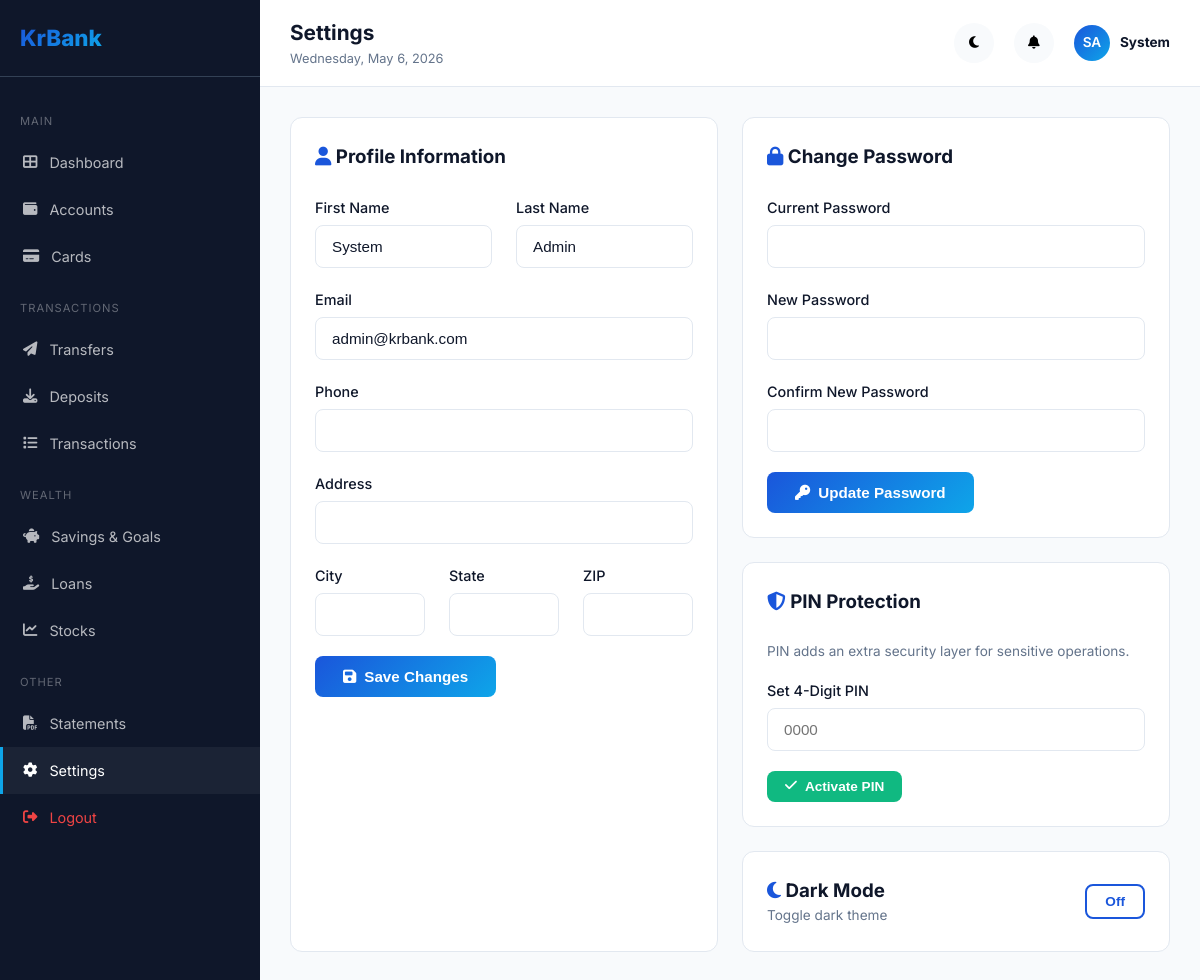
The page /settings.php (signed in) on the database its author committed.
### tables this page shows
CREATE TABLE IF NOT EXISTS users (
    id INT AUTO_INCREMENT PRIMARY KEY,
    uuid VARCHAR(36) NOT NULL UNIQUE,
    first_name VARCHAR(100) NOT NULL,
    last_name VARCHAR(100) NOT NULL,
    email VARCHAR(255) NOT NULL UNIQUE,
    phone VARCHAR(20) DEFAULT NULL,
    password_hash VARCHAR(255) NOT NULL,
    pin VARCHAR(255) DEFAULT NULL,
    pin_active TINYINT(1) DEFAULT 0,
    role ENUM('user', 'admin') DEFAULT 'user',
    status ENUM('active', 'suspended', 'pending', 'locked') DEFAULT 'pending',
    email_verified TINYINT(1) DEFAULT 0,
    verification_token VARCHAR(64) DEFAULT NULL,
    reset_token VARCHAR(64) DEFAULT NULL,
    reset_expires DATETIME DEFAULT NULL,
    profile_photo VARCHAR(255) DEFAULT NULL,
    address_line1 VARCHAR(255) DEFAULT NULL,
    address_line2 VARCHAR(255) DEFAULT NULL,
    city VARCHAR(100) DEFAULT NULL,
    state VARCHAR(100) DEFAULT NULL,
    zip_code VARCHAR(20) DEFAULT NULL,
    country VARCHAR(100) DEFAULT 'United States',
    date_of_birth DATE DEFAULT NULL,
    ssn_last4 VARCHAR(4) DEFAULT NULL,
    two_factor_enabled TINYINT(1) DEFAULT 0,
    two_factor_secret VARCHAR(255) DEFAULT NULL,
    login_attempts INT DEFAULT 0,
    locked_until DATETIME DEFAULT NULL,
    last_login DATETIME DEFAULT NULL,
    dark_mode TINYINT(1) DEFAULT 0,
    notification_email TINYINT(1) DEFAULT 1,
    notification_sms TINYINT(1) DEFAULT 0,
    created_at DATETIME DEFAULT CURRENT_TIMESTAMP,
    updated_at DATETIME DEFAULT CURRENT_TIMESTAMP ON UPDATE CURRENT_TIMESTAMP,
    INDEX idx_email (email),
    INDEX idx_status (status),
    INDEX idx_role (role)
);

### init.php (called while the page is built, shortened)
<?php
require_once __DIR__ . '/config/database.php';
spl_autoload_register(function ($class) {
    $paths = [MODELS_PATH, CONTROLLERS_PATH];
    foreach ($paths as $path) {
        $file = $path . '/' . $class . '.php';
        if (file_exists($file)) {
            return;
        }
    }
});
function currentUserId(): ?int {
    return $_SESSION['user_id'] ?? null;
}
function sanitize(string $input): string {
    return htmlspecialchars(trim($input), ENT_QUOTES, 'UTF-8');
}

### config/database.php (called while the page is built, shortened)
<?php
class Database {
    private static ?PDO $instance = null;
    public static function getInstance(): PDO {
        if (self::$instance === null) {
            $dsn = "mysql:host=" . DB_HOST . ";dbname=" . DB_NAME . ";charset=" . DB_CHARSET;
            $options = [
                PDO::ATTR_ERRMODE            => PDO::ERRMODE_EXCEPTION,
                PDO::ATTR_DEFAULT_FETCH_MODE => PDO::FETCH_ASSOC,
                PDO::ATTR_EMULATE_PREPARES   => false,
                PDO::MYSQL_ATTR_FOUND_ROWS   => true,
            ];
            try {
                self::$instance = new PDO($dsn, DB_USER, DB_PASS, $options);
            } catch (PDOException $e) {
                error_log("Database connection failed: " . $e->getMessage());
                die("Database connection error. Please try again later.");
            }
        }
        return self::$instance;
    }
}

### models/UserModel.php (called while the page is built, shortened)
<?php
class UserModel {
    private PDO $db;
    public function __construct() {
        $this->db = Database::getInstance();
    }
    public function findById(int $id): ?array {
        $stmt = $this->db->prepare("SELECT * FROM users WHERE id = ?");
        $stmt->execute([$id]);
        return $stmt->fetch() ?: null;
    }
}

### settings.php (the view, shortened to what this page needs)
<?php $pageTitle='Settings'; require_once __DIR__.'/views/header.php';
$userModel=new UserModel();
$userData=$userModel->findById(currentUserId());
?>
<div class="grid grid-2" style="gap:24px">
<div class="card">
<h3 class="mb-3"><i class="fas fa-user text-primary"></i> Profile Information</h3>
<form method="POST"><?=csrfField()?><input type="hidden" name="action" value="profile">
<div class="grid grid-2">
<div class="form-group"><label>First Name</label><input type="text" name="first_name" required value="<?=sanitize($userData['first_name'])?>"></div>
<div class="form-group"><label>Last Name</label><input type="text" name="last_name" required value="<?=sanitize($userData['last_name'])?>"></div>
</div>
<div class="form-group"><label>Email</label><input type="email" value="<?=sanitize($userData['email'])?>" disabled></div>
<div class="form-group"><label>Phone</label><input type="tel" name="phone" value="<?=sanitize($userData['phone']??'')?>"></div>
<div class="form-group"><label>Address</label><input type="text" name="address_line1" value="<?=sanitize($userData['address_line1']??'')?>"></div>
<div class="grid grid-3">
<div class="form-group"><label>City</label><input type="text" name="city" value="<?=sanitize($userData['city']??'')?>"></div>
<div class="form-group"><label>State</label><input type="text" name="state" value="<?=sanitize($userData['state']??'')?>"></div>
<div class="form-group"><label>ZIP</label><input type="text" name="zip_code" value="<?=sanitize($userData['zip_code']??'')?>"></div>
</div>
<button type="submit" class="btn btn-primary"><i class="fas fa-save"></i> Save Changes</button>
</form></div>
<div>
<div class="card mb-3">
<h3 class="mb-3"><i class="fas fa-lock text-primary"></i> Change Password</h3>
<form method="POST"><?=csrfField()?><input type="hidden" name="action" value="password">
<div class="form-group"><label>Current Password</label><input type="password" name="current_password" required></div>
<div class="form-group"><label>New Password</label><input type="password" name="new_password" required></div>
<div class="form-group"><label>Confirm New Password</label><input type="password" name="confirm_password" required></div>
<button type="submit" class="btn btn-primary"><i class="fas fa-key"></i> Update Password</button>
</form></div>
<div class="card mb-3">
<h3 class="mb-3"><i class="fas fa-shield-halved text-primary"></i> PIN Protection</h3>
<p class="text-muted mb-2" style="font-size:0.85rem">PIN adds an extra security layer for sensitive operations.</p>
<?php if($userData['pin_active']):?>
<p class="mb-2"><span class="badge badge-success">PIN Active</span></p>
<form method="POST"><?=csrfField()?><input type="hidden" name="action" value="pin_deactivate">
<button type="submit" class="btn btn-sm btn-danger" onclick="return confirm('Deactivate PIN?')"><i class="fas fa-times"></i> Deactivate PIN</button></form>
<?php else:?>
<form method="POST"><?=csrfField()?><input type="hidden" name="action" value="pin_activate">
<div class="form-group"><label>Set 4-Digit PIN</label><input type="password" name="pin" maxlength="4" pattern="\d{4}" required placeholder="0000"></div>
<button type="submit" class="btn btn-sm btn-success"><i class="fas fa-check"></i> Activate PIN</button></form>
<?php endif;?></div>
<div class="card">
<div class="flex-between"><div><h3><i class="fas fa-moon text-primary"></i> Dark Mode</h3><p class="text-muted" style="font-size:0.85rem">Toggle dark theme</p></div>
<form method="POST"><?=csrfField()?><input type="hidden" name="action" value="dark_mode">
<button type="submit" class="btn btn-sm <?=$userData['dark_mode']?'btn-success':'btn-outline'?>"><?=$userData['dark_mode']?'On':'Off'?></button></form>
</div></div>
</div>
</div>
<?php require_once __DIR__.'/views/footer.php';?>

### views/header.php (shortened to what this page needs)
<?php require_once __DIR__ . '/../init.php'; requireLogin();
$currentPage = basename($_SERVER['PHP_SELF'], '.php');
$user = (new UserModel())->findById(currentUserId());
$unread = (new NotificationModel())->getUnreadCount(currentUserId());
$darkClass = ($user['dark_mode'] ?? 0) ? 'dark' : '';
?>
<!DOCTYPE html><html lang="en"><head>
<link rel="stylesheet" href="https://cdnjs.cloudflare.com/ajax/libs/font-awesome/6.5.1/css/all.min.css">
<link rel="stylesheet" href="<?= APP_URL ?>/assets/css/style.css">
</head><body class="<?= $darkClass ?>">
<div class="app-layout">
<aside class="sidebar" id="sidebar">
<div class="sidebar-header"><a href="dashboard.php" class="sidebar-logo">KrBank</a></div>
<nav class="sidebar-nav">
<div class="nav-section">Main</div>
<a href="dashboard.php" class="<?= $currentPage==='dashboard'?'active':'' ?>"><i class="fas fa-th-large"></i> Dashboard</a>
<a href="accounts.php" class="<?= $currentPage==='accounts'?'active':'' ?>"><i class="fas fa-wallet"></i> Accounts</a>
<a href="cards.php" class="<?= $currentPage==='cards'?'active':'' ?>"><i class="fas fa-credit-card"></i> Cards</a>
<div class="nav-section">Transactions</div>
<a href="transfers.php" class="<?= $currentPage==='transfers'?'active':'' ?>"><i class="fas fa-paper-plane"></i> Transfers</a>
<a href="deposits.php" class="<?= $currentPage==='deposits'?'active':'' ?>"><i class="fas fa-download"></i> Deposits</a>
<a href="transactions.php" class="<?= $currentPage==='transactions'?'active':'' ?>"><i class="fas fa-list"></i> Transactions</a>
<div class="nav-section">Wealth</div>
<a href="investments.php" class="<?= $currentPage==='investments'?'active':'' ?>"><i class="fas fa-piggy-bank"></i> Savings & Goals</a>
<a href="loans.php" class="<?= $currentPage==='loans'?'active':'' ?>"><i class="fas fa-hand-holding-dollar"></i> Loans</a>
<a href="stocks.php" class="<?= $currentPage==='stocks'?'active':'' ?>"><i class="fas fa-chart-line"></i> Stocks</a>
<div class="nav-section">Other</div>
<a href="statements.php" class="<?= $currentPage==='statements'?'active':'' ?>"><i class="fas fa-file-pdf"></i> Statements</a>
<a href="settings.php" class="<?= $currentPage==='settings'?'active':'' ?>"><i class="fas fa-cog"></i> Settings</a>
<a href="logout.php" style="color:#ef4444"><i class="fas fa-sign-out-alt"></i> Logout</a>
</nav>
</aside>
<div class="main-content">
<div class="topbar">
<div class="topbar-left">
<div><h2><?= $pageTitle ?? 'Dashboard' ?></h2><p><?= date('l, F j, Y') ?></p></div>
</div>
<div class="topbar-right">
<button class="topbar-icon" onclick="document.body.classList.toggle('dark')" title="Toggle Dark Mode"><i class="fas fa-moon"></i></button>
<button class="topbar-icon" onclick="location.href='notifications.php'" title="Notifications"><i class="fas fa-bell"></i><?php if($unread>0):?><span class="notification-badge"><?=$unread?></span><?php endif;?></button>
<div class="user-menu" onclick="location.href='settings.php'">
<div class="user-avatar"><?= strtoupper(substr($user['first_name'],0,1).substr($user['last_name'],0,1)) ?></div>
<div style="font-size:0.85rem"><strong><?= sanitize($user['first_name']) ?></strong></div>
</div>
</div>
</div>
<div class="page-content">

### assets/css/style.css (style rules this page uses)
:root { --primary:#1a56db;--primary-dark:#1e40af;--primary-light:#3b82f6;--accent:#0ea5e9;--success:#10b981;--warning:#f59e0b;--danger:#ef4444;--dark:#0f172a;--dark-card:#1e293b;--dark-border:#334155;--light:#f8fafc;--light-card:#ffffff;--light-border:#e2e8f0;--text-dark:#0f172a;--text-light:#f8fafc;--text-muted:#64748b;--gradient:linear-gradient(135deg,#1a56db 0%,#0ea5e9 100%);--gradient-dark:linear-gradient(135deg,#0f172a 0%,#1e293b 100%);--shadow:0 4px 6px -1px rgb(0 0 0/0.1);--shadow-lg:0 20px 25px -5px rgb(0 0 0/0.1);--radius:12px;--radius-sm:8px;--radius-lg:16px;--transition:all 0.3s ease }
* { margin:0;padding:0;box-sizing:border-box }
body { font-family:'Inter',system-ui,-apple-system,sans-serif;background:var(--light);color:var(--text-dark);line-height:1.6;overflow-x:hidden }
a { text-decoration:none;color:inherit;transition:var(--transition) }
.btn { display:inline-flex;align-items:center;gap:8px;padding:12px 28px;border-radius:var(--radius-sm);font-weight:600;font-size:0.95rem;cursor:pointer;border:none;transition:var(--transition);text-align:center }
.btn-primary { background:var(--gradient);color:#fff }
.btn-outline { border:2px solid var(--primary);color:var(--primary);background:transparent }
.btn-success { background:var(--success);color:#fff }
.btn-sm { padding:8px 18px;font-size:0.85rem }
.card { background:var(--light-card);border:1px solid var(--light-border);border-radius:var(--radius);padding:24px;transition:var(--transition) }
input,select,textarea { width:100%;padding:12px 16px;border:1px solid var(--light-border);border-radius:var(--radius-sm);font-size:0.95rem;transition:var(--transition);background:var(--light-card);color:var(--text-dark) }
label { display:block;margin-bottom:6px;font-weight:500;font-size:0.9rem }
.form-group { margin-bottom:20px }
.text-muted { color:var(--text-muted) }
.text-primary { color:var(--primary) }
.mb-2 { margin-bottom:16px }
.mb-3 { margin-bottom:24px }
.flex-between { display:flex;justify-content:space-between;align-items:center }
.grid { display:grid;gap:24px }
.grid-2 { grid-template-columns:repeat(2,1fr) }
.grid-3 { grid-template-columns:repeat(3,1fr) }
.app-layout { display:flex;min-height:100vh;padding-top:0 }
.sidebar { width:260px;background:var(--dark);color:#fff;position:fixed;top:0;bottom:0;left:0;overflow-y:auto;transition:var(--transition);z-index:100 }
.sidebar-header { padding:20px;border-bottom:1px solid var(--dark-border) }
.sidebar-logo { font-size:1.4rem;font-weight:800;background:var(--gradient);-webkit-background-clip:text;-webkit-text-fill-color:transparent }
.sidebar-nav { padding:16px 0 }
.sidebar-nav a { display:flex;align-items:center;gap:12px;padding:12px 20px;color:rgba(255,255,255,0.7);transition:var(--transition);font-size:0.9rem;border-left:3px solid transparent }
.sidebar-nav a:hover,.sidebar-nav a.active { color:#fff;background:rgba(255,255,255,0.05);border-left-color:var(--accent) }
.sidebar-nav .nav-section { padding:8px 20px;font-size:0.7rem;text-transform:uppercase;letter-spacing:1px;color:rgba(255,255,255,0.35);margin-top:12px }
.main-content { margin-left:260px;flex:1;min-height:100vh }
.topbar { background:var(--light-card);border-bottom:1px solid var(--light-border);padding:16px 30px;display:flex;justify-content:space-between;align-items:center;position:sticky;top:0;z-index:50 }
.topbar-left h2 { font-size:1.3rem;font-weight:700 }
.topbar-left p { font-size:0.8rem;color:var(--text-muted) }
.topbar-right { display:flex;align-items:center;gap:20px }
.topbar-icon { width:40px;height:40px;border-radius:50%;display:flex;align-items:center;justify-content:center;background:var(--light);cursor:pointer;position:relative;border:none;transition:var(--transition) }
.user-menu { display:flex;align-items:center;gap:10px;cursor:pointer }
.user-avatar { width:36px;height:36px;border-radius:50%;background:var(--gradient);display:flex;align-items:center;justify-content:center;color:#fff;font-weight:600;font-size:0.85rem }
.page-content { padding:30px }

### rows shown on the page
users: first_name+last_name "SA", first_name "System", last_name "Admin", email "admin@krbank.com"

### other values the page prints
$pageTitle "Settings"
